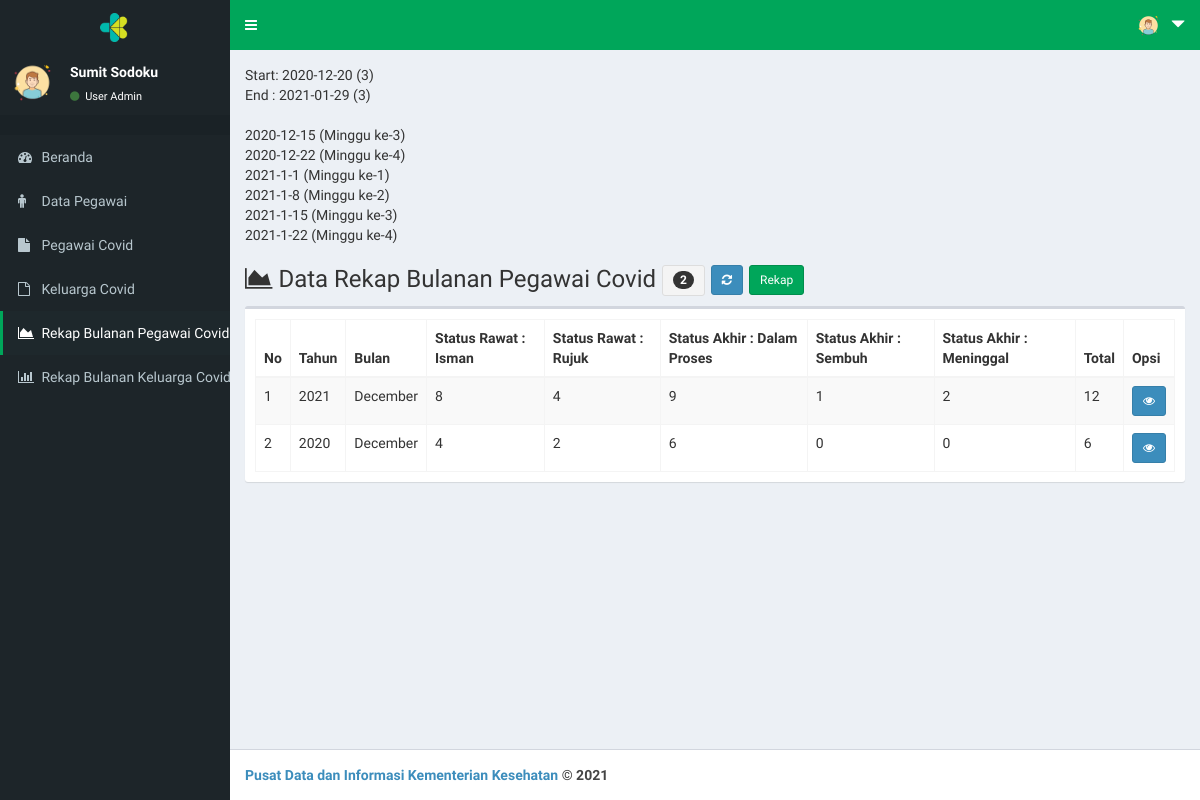
The app's page /page/index.php?menu=rekkon_rekap (signed in), older data.
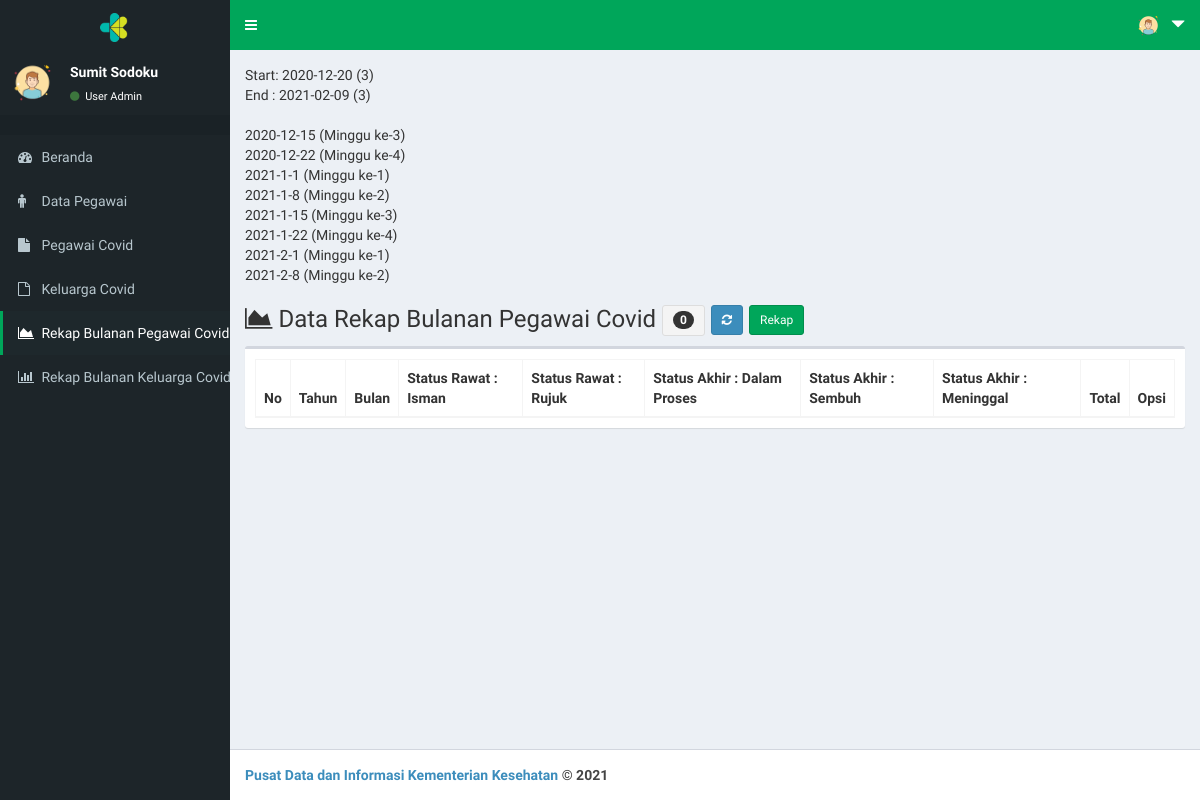
The same page, newer data.
### tables this page shows
CREATE TABLE `tb_kon` (
  `kon_id` int(11) NOT NULL,
  `kon_peg_id` int(11) NOT NULL,
  `kon_peg_nama` varchar(30) NOT NULL,
  `kon_peg_jk` enum('Laki-laki','Perempuan') NOT NULL,
  `kon_peg_tgllahir` date NOT NULL,
  `kon_peg_nip` varchar(20) NOT NULL,
  `kon_peg_nik` varchar(20) NOT NULL,
  `kon_peg_stapeg` varchar(30) NOT NULL,
  `kon_peg_org` varchar(40) NOT NULL,
  `kon_peg_orgsat` varchar(40) NOT NULL,
  `kon_peg_orgunit` varchar(40) NOT NULL,
  `kon_tglswab` date NOT NULL,
  `kon_tglhasil` date NOT NULL,
  `kon_starawat` varchar(15) NOT NULL,
  `kon_staakhir` varchar(15) NOT NULL,
  `kon_status` varchar(15) NOT NULL,
  `kon_ket` text NOT NULL,
  `kon_tgl` date NOT NULL,
  `kon_tglinput` date NOT NULL
);

CREATE TABLE `tb_rekkon` (
  `rekkon_id` int(11) NOT NULL,
  `rekkon_tahun` varchar(4) NOT NULL,
  `rekkon_bulan` varchar(10) NOT NULL,
  `rekkon_minggu` varchar(10) NOT NULL,
  `rekkon_srisman` int(11) NOT NULL,
  `rekkon_srrujuk` int(11) NOT NULL,
  `rekkon_saproses` int(11) NOT NULL,
  `rekkon_sasembuh` int(11) NOT NULL,
  `rekkon_samati` int(11) NOT NULL,
  `rekkon_total` int(11) NOT NULL
);

### page/index.php (the view, shortened to what the changed rows need)
<!DOCTYPE html>
<html>
  <head>
    <link rel="stylesheet" href="../lte/bootstrap/css/bootstrap.min.css">
    <link rel="stylesheet" href="https://cdnjs.cloudflare.com/ajax/libs/font-awesome/4.5.0/css/font-awesome.min.css">
    <link rel="stylesheet" href="https://cdnjs.cloudflare.com/ajax/libs/ionicons/2.0.1/css/ionicons.min.css">
    <link rel="stylesheet" href="../lte/dist/css/AdminLTE.min.css">
    <link rel="stylesheet" href="../lte/plugins/datatables/dataTables.bootstrap.css">
    <link rel="stylesheet" href="../lte/dist/css/skins/_all-skins.css">
    <link rel="stylesheet" href="../inc/mystyle.css">
  </head>
  <body class="hold-transition skin-green">
  <div class="wrapper">
  <div class="content-wrapper">
    <section class="content">
      <?php
        switch($_GET['menu']){
          case 'rekkon_rekap':
          include "rekkon_rekap.php";
          include "rekkon_data.php";
          break;
                ?>
                <?php
        }
      ?>
    </section>
  </div>
</div>
</body>
</html>

### page/rekkon_rekap.php (shortened to what the changed rows need)
<?php
  $koneksi =mysqli_connect("localhost","root","","pegcov7");
  mysqli_query($koneksi,"DELETE FROM tb_rekkon");
  $query_kon_min  = mysqli_query($koneksi,"SELECT * FROM tb_kon ORDER BY kon_tgl ASC LIMIT 1");
  $data_kon_min   = mysqli_fetch_array($query_kon_min);
  $kon_tgl_min    = $data_kon_min['kon_tgl'];
  $query_kon_max  = mysqli_query($koneksi,"SELECT * FROM tb_kon ORDER BY kon_tgl DESC LIMIT 1");
  $data_kon_max   = mysqli_fetch_array($query_kon_max);
  $kon_tgl_max    = $data_kon_max['kon_tgl'];
  $min_tanggal    = date("d",strtotime($data_kon_min['kon_tgl']));
  $min_minggu     = floor(($min_tanggal/7)+1);
  $min_bulan      = date("m",strtotime($data_kon_min['kon_tgl']));
  $min_tahun      = date("Y",strtotime($data_kon_min['kon_tgl']));
  $max_tanggal    = date("d",strtotime($data_kon_max['kon_tgl']));
  $max_minggu     = floor(($max_tanggal/7)+1);
  $max_bulan      = date("m",strtotime($data_kon_max['kon_tgl']));
  $max_tahun      = date("Y",strtotime($data_kon_max['kon_tgl']));
  echo "Start: ".$kon_tgl_min." (".$min_minggu.")"."<br>";
  echo "End : ".$kon_tgl_max." (".$min_minggu.")"."<br><br>";
  $b = $min_bulan;
  $c = $min_minggu;
  for ($i=$min_tahun;$i<=$max_tahun;$i++){
    for ($j=$b;$j<13;$j++){
      for ($k=$c;$k<5;$k++){
        $tanggal3 = (($k-1)*7)+1;
        echo $i."-".$j."-".$tanggal3." (Minggu ke-".$k.")"."<br>";
        if ($k==4){
          $c=1;
        }
        if ($i==$max_tahun&&$j==$max_bulan&&$k==$max_minggu){
          $k=5;
        }
      }
      if ($j==12){
        $b=1;
      }
      if ($i==$max_tahun&&$j==$max_bulan){
        $c=5;
      }
    }
  }
  ?>

### page/rekkon_data.php (shortened to what the changed rows need)
<!DOCTYPE html>
<html>
<head>
</head>
<body>
    <div class="row">
    <div class="col-xs-12 col-md-12">
      <h3><span class="fa fa-area-chart"></span>
        Data Rekap Bulanan Pegawai Covid
        <?php
          $qjumlah = mysqli_query($koneksi,"SELECT * FROM tb_rekkon ");
          $jumlah = mysqli_num_rows($qjumlah);
        ?>
        <button class="btn btn-sm btn-default"><span class="badge"><?php echo $jumlah; ?></span></button>
        <a href="?menu=rekkon_data" class="btn btn-sm btn-primary"><span class="fa fa-refresh"></a>
        <a href="?menu=rekkon_rekap" class="btn btn-sm btn-success">Rekap</a>
    </h3>
    </div>
  </div>
  <div class="box">
        <div class="box-body">
            <table id="example1" class="table table-bordered table-striped">
              <thead>
                <tr>
                  <th>No</th>
                  <th>Tahun</th>
                  <th>Bulan</th>
                  <th>Status Rawat : Isman</th>
                  <th>Status Rawat : Rujuk</th>
                  <th>Status Akhir : Dalam Proses</th>
                  <th>Status Akhir : Sembuh</th>
                  <th>Status Akhir : Meninggal</th>
                  <th>Total</th>
                  <th>Opsi</th>
                </tr>
              </thead>
              <tbody>
          <?php
              $no = 1;
              $sql = $koneksi->query("SELECT * FROM tb_rekkon ORDER BY rekkon_tahun DESC, rekkon_bulan DESC");
              while ($data=$sql->fetch_assoc()) {
          ?>
            <tr>
                <td> <?php echo $no++; ?> </td>
                <td> <?php echo $data['rekkon_tahun']; ?></td>
                <td> <?php $bulan_nama = date("F", mktime(0, 0, 0, $data['rekkon_bulan'], 10)); ?>
                     <?php echo $bulan_nama; ?></td>
                <td> <?php echo $data['rekkon_srisman']; ?></td>
                <td> <?php echo $data['rekkon_srrujuk']; ?></td>
                <td> <?php echo $data['rekkon_saproses']; ?></td>
                <td> <?php echo $data['rekkon_sasembuh']; ?></td>
                <td> <?php echo $data['rekkon_samati']; ?></td>
                <td> <?php echo $data['rekkon_total']; ?></td>
                <td>
                  <a href="?menu=rekkon_detail&rekkon_id=<?php echo $data['rekkon_id']; ?>" class="btn btn-sm btn-primary" title="Rekap <?php echo $data['rekkon_bulan']." ".$data['rekkon_tahun'];?>"><span class="fa fa-eye"></a></a>
                </td>
            </tr>
              <?php
              }
          ?>
              </tbody>
          </table>
      </div>
  </div>
</body>
</html>

Row changes from the older to the newer data that the page shows:
no longer on this page (row unchanged): tb_kon: kon_tgl "2021-01-29"
removed tb_rekkon: rekkon_tahun "2021", rekkon_bulan "December", rekkon_srisman "8", rekkon_srrujuk "4", rekkon_saproses "9", rekkon_sasembuh "1", rekkon_samati "2", rekkon_total "12"
removed tb_rekkon: rekkon_tahun "2020", rekkon_bulan "December", rekkon_srisman "4", rekkon_srrujuk "2", rekkon_saproses "6", rekkon_sasembuh "0", rekkon_samati "0", rekkon_total "6"
added tb_kon: kon_tgl "2021-02-09"
Text that changed along with them:
$jumlah: "2" → "0"
new list line: "2021 - 2 - 1 (Minggu ke- 1 ) 2021 - 2 - 8 (Minggu ke- 2 )"
